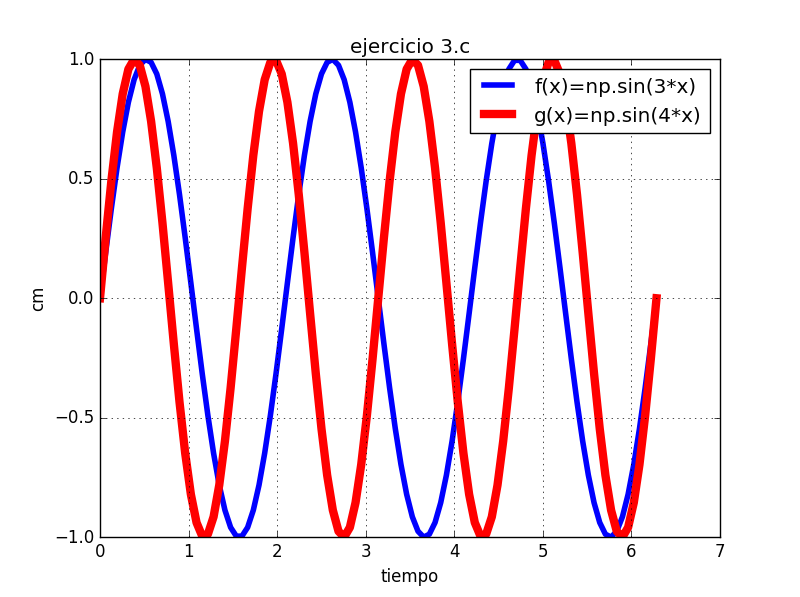

Here is the Python script that generated this plot:
#MARTHA ELENA NIEVES MORA
#LABORATORIO 3B
#EJERCICIO 3c



import matplotlib.pyplot as plt
import numpy as np
import math

x=np.linspace(0,2*math.pi,99)

y=np.sin(3*x)
z=np.sin(4*x)
plt.plot(x,y, linewidth=4, color='b', label='f(x)=np.sin(3*x)')
plt.plot(x,z, linewidth=6, color='r', label='g(x)=np.sin(4*x)')
plt.legend()
plt.title('ejercicio 3.c')
plt.xlabel('tiempo')
plt.ylabel('cm')
plt.grid(True)
plt.show()
